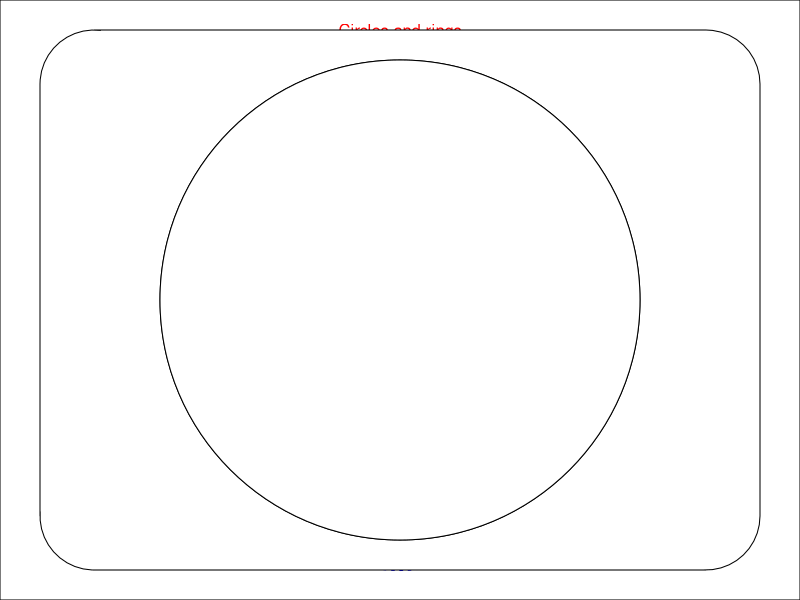
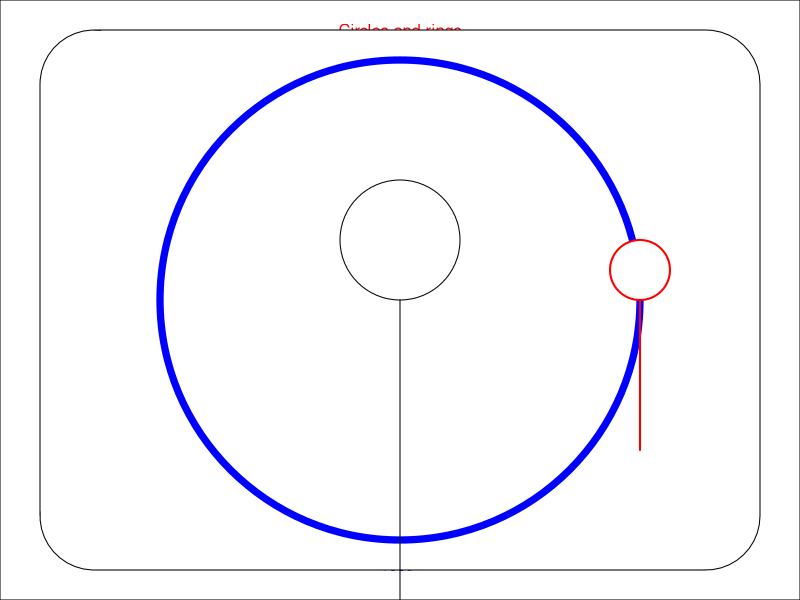
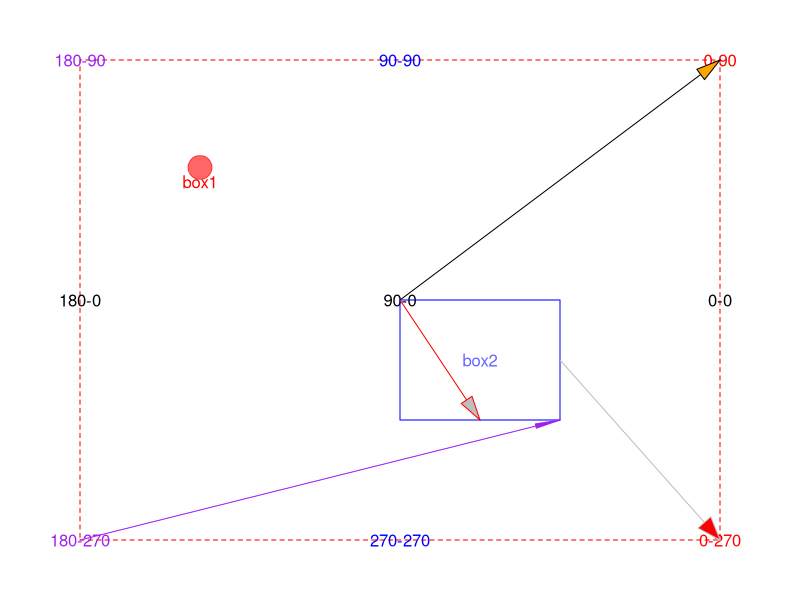
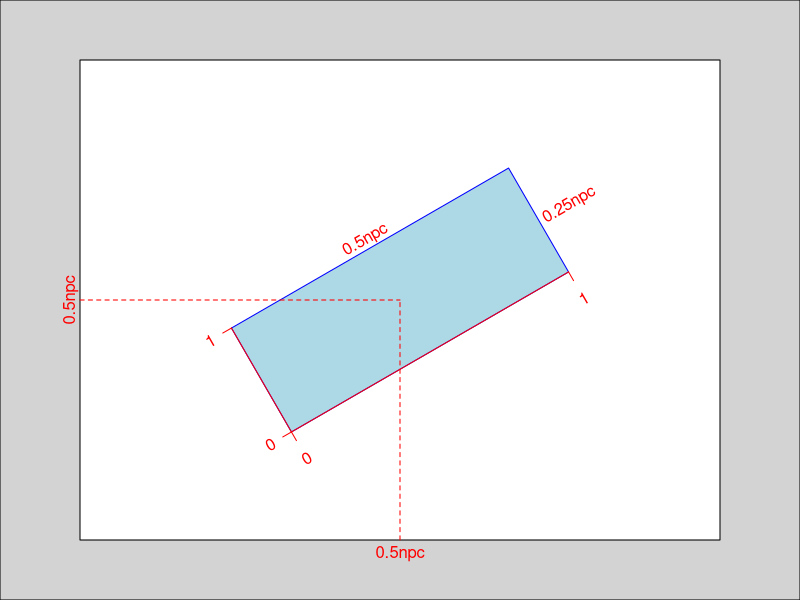
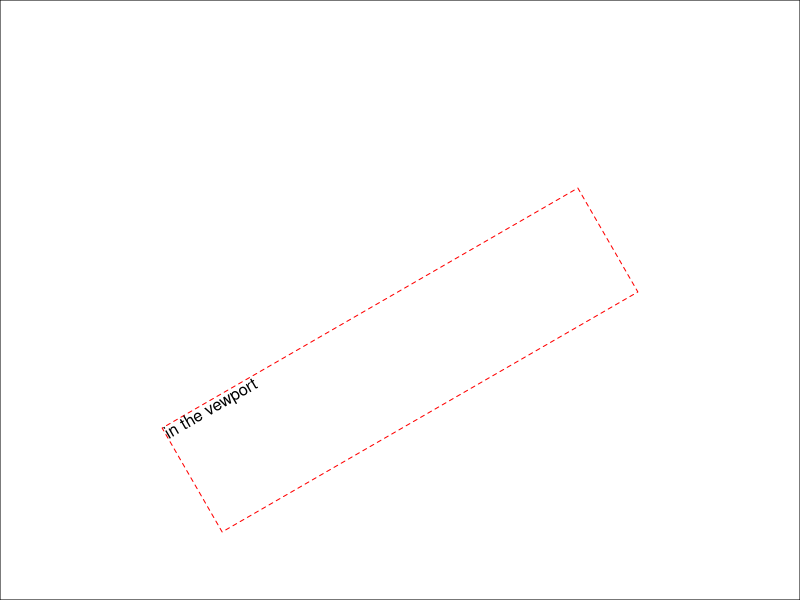
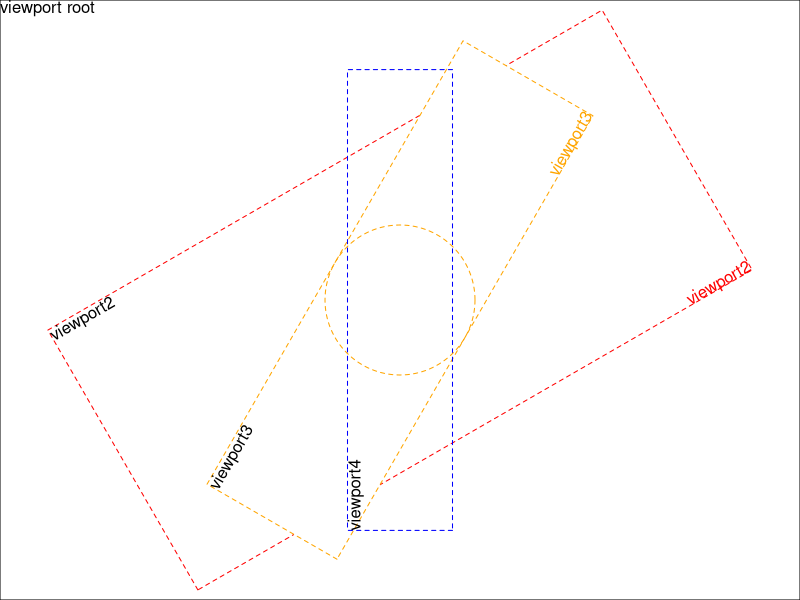
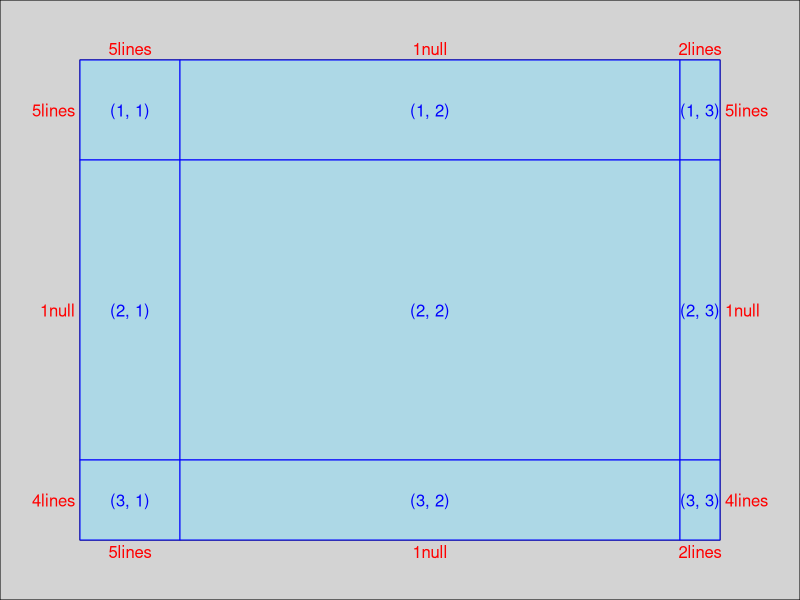
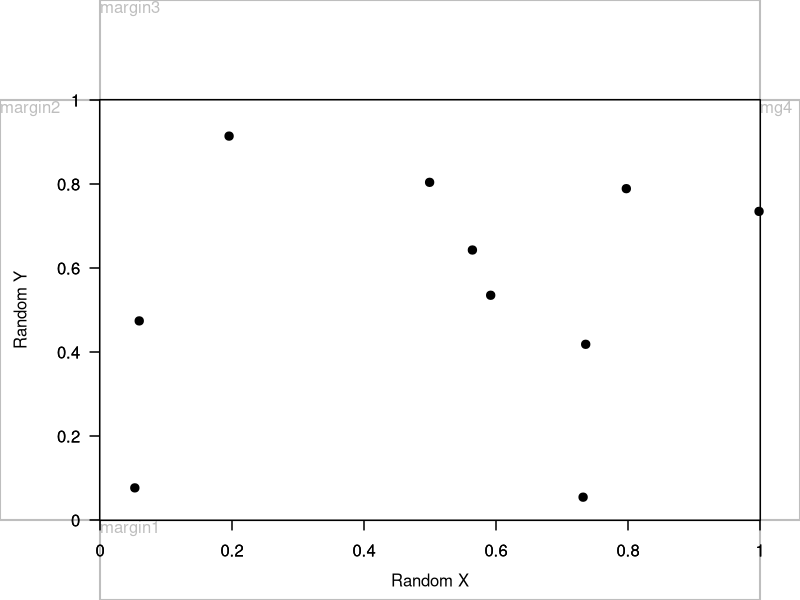

Recreate these plots in R, in order.
## ---- chunk 1
library(grid)
grid.text(label = "Let's us begin!") #默认画到中间

grid.text(label = "2nd line", x=unit(0.1, "npc"), y=0.8,
          just="left", #相对于(x,y)点的左边
          rot = -10, #旋转30度(和数学一致，+为逆时针)
          gp=gpar(col="purple", cex=2, face="bold")) #紫色、2倍、黑体 
## ---- chunk 2
library(grid)
grid.rect() #默认是充满视口(viewport)

# 自定义矩形
grid.rect(
  x=0.5, y=0.8, #设置矩形的位置
  just = "left", #坐标的相对位置
  width=0.4, height=0.2, #宽高
  gp=gpar(col="red", #边框颜色
          lwd=3, # 边框宽度
          fill="#00112200", #填充色 
          lty=2) #边框虚线
)

# 自定义圆
grid.circle(x = 0.5, y = 0.3, r = 0.25,
            gp = gpar(col = "blue", 
                      lty = 3, lwd=2))

## ---- chunk 3
library(grid)
suffix <- c("even", "odd")

for (i in 1:8)
  grid.circle( #画图
    name = paste0("circle.", suffix[i %% 2 + 1]), #名字
    r = (9 - i) / 20, #半径
    gp = gpar(
      col = NA, #边框颜色
      fill = grey(i / 10) #填充颜色
      )
  )

# 在顶部添加文字
vp1=viewport(x=0.5, y=0.95, width=0.3, height=0.15)
pushViewport(vp1)
grid.text("Circles and rings", gp=gpar(col="red"))
upViewport()
## ---- chunk 4
grid.draw(roundrectGrob(width=0.9, height=0.9)) #一行画一个圆角矩形

circ1 <- circleGrob(r=0.4) 
grid.draw(circ1)
## ---- chunk 5
circ1 <- circleGrob(r=0.4, name="circleX") 
grid.draw(circ1)

# 获取对象
obj1=grid.get("circleX") #就是 Grob的name属性

# 编辑对象，接收 gPath
grid.edit(
  "circleX",
  gp = gpar(
    col = "red",
    fill="orange",
    lwd=3
    )
  )
## ---- chunk 6
circ1 <- circleGrob(r=0.4, name="circleX")
circ2=editGrob(circ1, gp = gpar(col="blue", lwd=7) )
grid.draw(circ2)
## ---- chunk 7
candy <- circleGrob(r = 0.1, x = 0.5, y = 0.6)
stick <- segmentsGrob(x0 = 0.5, x1 = 0.5, y0 = 0, y1 = 0.5)
lollipop <- gTree(children = gList(candy, stick)) #组合两个对象

# 一组内可以一起编辑，都设置成红色
lollipop2=editGrob(lollipop, gp=gpar(col="red", lwd=2))

grid.draw(lollipop)

# 新视口
pushViewport( viewport(x=0.8, width=0.5,height = 0.5))
grid.draw(lollipop2)

# 查看树结构
grid.ls(lollipop2)
## ---- chunk 8
grid.newpage()
r1 <- rectGrob(0.5, 0.5, width = 0.8, height = 0.8, 
               #just = c("left", "top"), 
               gp=gpar(col="red", lty=2, fill="#00112200"), name="r1")
grid.draw(r1)

# grobX(obj, theta)# 相对于obj的边界，起始点是obj的中心，转theta角度后在x轴的投影坐标
grid.text("0-0", x=grobX(r1, 0), y=grobY(r1, 0))
grid.text("90-0", x=grobX(r1, 90), y=grobY(r1, 0))
grid.text("180-0", x=grobX(r1, 180), y=grobY(r1, 0))
#grid.text("270-0", x=grobX(r1, 270), y=grobY(r1, 0)) #和90-0重叠
#grid.text("360-0", x=grobX(r1, 360), y=grobY(r1, 0)) #和0-0重叠

# grobY(obj, theta) #相对于obj的中心，旋转theta角度后在y轴边界上的投影坐标
grid.text("0-90", x=grobX(r1, 0), y=grobY(r1, 90), gp=gpar(col="red"))
#grid.text("0-180", x=grobX(r1, 0), y=grobY(r1, 180), gp=gpar(col="red")) #和0-0重叠
grid.text("0-270", x=grobX(r1, 0), y=grobY(r1,270), gp=gpar(col="red")) #和0-0重

# 剩下的坐标轴方位
grid.text("90-90", x=grobX(r1, 90), y=grobY(r1, 90), gp=gpar(col="blue")) #顶部
grid.text("270-270", x=grobX(r1, 270), y=grobY(r1, 270), gp=gpar(col="blue")) #底部

# 其余2个对角线
grid.text("180-90", x=grobX(r1, 180), y=grobY(r1, 90), gp=gpar(col="purple")) #左上角
grid.text("180-270", x=grobX(r1, 180), y=grobY(r1, 270), gp=gpar(col="purple")) #左下角


# 加一个点，使用两种坐标系指定位置
grid.points(x=unit(0.5, "npc")/2, 
            y=grobY(r1, 90)/4, 
            pch=19, size=unit(0.04, "npc"), gp=gpar(col="#FF000099"))
# 点下方添加文字描述
grid.text("box1", 
          x=unit(0.5, "npc")/2, 
          y=grobY(r1, 90)/4 - unit(2, "mm"), 
          just = "top", gp=gpar(col="red") )


# 加一个箭头，中心指向矩形的右上角
grid.segments(0.5, 0.5, grobX(r1, 0), grobY(r1, 90), 
              arrow=arrow(angle=15, type="closed"), 
              gp=gpar(fill="orange"))


# 再加一个矩形2
r2 <- rectGrob(0.5, 0.5, width = 0.2, height = 0.2, 
               just = c("left", "top"), 
               gp=gpar(col="blue", fill="#00112200"), name="r2")
grid.draw(r2)

# 在矩形中间添加文字
grid.text("box2", 
          x=grobX(r2, 90), 
          y=grobY(r2, 0), 
          gp=gpar(col="#0000FF99") )

# 箭头指向，中心指向矩形的下边中点
grid.segments(0.5, 0.5, grobX(r2, 90), grobY(r2, -90), 
              arrow=arrow(angle=15, type="closed"), 
              gp=gpar(fill="grey", col="red")) #红边、灰色填充


# 矩形1的左下角，指向矩形2的右下角
grid.segments(grobX(r1, 180), grobY(r1, -90), 
              grobX(r2, 0), grobY(r2, -90), 
              arrow=arrow(angle=5, type="closed"), 
              gp=gpar(fill="purple", col="purple"))

# 矩形2的右边中点，指向矩形1的右下角，大箭头
grid.segments(grobX(r2, 0), grobY(r2, 0), 
              grobX(r1, 0), grobY(r1, -90), 
              arrow=arrow(angle=20, type="closed"), 
              gp=gpar(fill="red", col="grey"))
## ---- chunk 9
vp1 <- viewport(x = 0.5, y = 0.5, 
                width = 0.5, height = 0.25, 
                angle=30)
grid.show.viewport(vp1)
## ---- chunk 10
grid.newpage()
grid.rect()

# 定义视口
vp1=viewport(
  x=0.5, y=0.4,
  width=0.6, height=0.2,
  angle=30 #逆时针旋转
)
# 把视口推入当前位置，称为当前视口
pushViewport(vp1)
# 在当前视口绘图
grid.rect(gp=gpar(col="red", lty=2))
grid.text("in the vewport", x=0,y=1, just=c("left", "top"))
## ---- chunk 11
grid.newpage()
grid.rect() #第一个视口是默认的
grid.text("viewport root", x=0, y=1, just=c("left", 'top')) #在矩形左上角写字

# 新建视口2，并推入
pushViewport( viewport( width=0.8, height=0.5,  angle=30 ) )
grid.rect(gp=gpar(lty=2, col="red")) #矩形框
grid.text("viewport2", x=0, y=1, just=c("left", 'top')) #在矩形左上角写字

# 继续嵌套视口3
pushViewport( viewport( width=0.8, height=0.5,  angle=30,
              name="vp3")) #视口3有一个名字
grid.rect(gp=gpar(lty=2, col="orange")) #矩形框
grid.text("viewport3", x=0, y=1, just=c("left", 'top')) #在矩形左上角写字

# 继续嵌套视口4
pushViewport( viewport( width=0.9, height=0.7,  angle=30,
              gp=gpar(fill="#00112200") ) ) #视口4填充为透明
grid.rect(gp=gpar(lty=2, col="blue")) #矩形框
grid.text("viewport4", x=0, y=1, just=c("left", 'top')) #在矩形左上角写字

# 返回上一个视口，3
upViewport()
grid.text("viewport3", x=1, y=0, just=c("right", 'bottom'),
          gp=gpar(col="orange")) #在矩形右下角写字

# 返回上一个视口，2
upViewport()
grid.text("viewport2", x=1, y=0, just=c("right", 'bottom'),
          gp=gpar(col="red")) #在矩形右下角写字

# 找到视口名 
seekViewport(name="vp3")
# 在中间添加一个圆
grid.circle(gp=gpar(col="orange", lty=2, fill="#00112200")) #填充为透明
upViewport(0) #回到最顶部


print(current.vpTree())  # 查看当前viewport树结构
## ---- chunk 12
layout <- grid.layout(nrow=3, ncol=3,
                   widths=unit(c(5, 1, 2), c("lines", "null", "lines")),
                   heights=unit(c(5, 1, 4), c("lines", "null", "lines")))

top.vp <-viewport(layout=layout, name="top") # viewport 的 layout参数

grid.show.layout(layout)
## ---- chunk 13
margin1 <- viewport(layout.pos.col = 2, layout.pos.row = 3, name = "margin1") #(3,2)
margin2 <- viewport(layout.pos.col = 1, layout.pos.row = 2, name = "margin2") #(2,1)
margin3 <- viewport(layout.pos.col = 2, layout.pos.row = 1, name = "margin3") #(1,2)
margin4 <- viewport(layout.pos.col = 3, layout.pos.row = 2, name = "margin4") #(2,3)

plot <- viewport(layout.pos.col = 2, layout.pos.row = 2, name = "plot")       #(2,2)
# R用数字来表示位置，数值代表的含义是：1=Buttom，2=Left，3=Top，4=Right，视口被布局分割的分区如下图


splot = vpTree(top.vp, vpList(margin1, margin2, margin3, margin4, plot))
grid.newpage()
pushViewport(splot)
# 1bottom
seekViewport("margin1")
grid.rect(gp=gpar(col="grey", lwd=2))
grid.text("margin1", x=0,y=1,just=c('left','top'), gp=gpar(col="grey"))
# 2left
seekViewport("margin2")
grid.rect(gp=gpar(col="grey", lwd=2))
grid.text("margin2", x=0,y=1,just=c('left','top'), gp=gpar(col="grey"))
# 3top
seekViewport("margin3")
grid.rect(gp=gpar(col="grey", lwd=2))
grid.text("margin3", x=0,y=1,just=c('left','top'), gp=gpar(col="grey"))
# 4right
seekViewport("margin4")
grid.rect(gp=gpar(col="grey", lwd=2))
grid.text("mg4", x=0,y=1,just=c('left','top'), gp=gpar(col="grey"))
# 5 mid
seekViewport("plot")
grid.rect(gp=gpar(col="black", lwd=2))
grid.xaxis()
grid.yaxis()
grid.text("plot", x=0,y=1,just=c('left','top'), gp=gpar(col="grey"))
## ---- chunk 14
library(grid)

layout <- grid.layout(nrow=3, ncol=3,
                      widths=unit(c(5, 1, 2), c("lines", "null", "lines")),
                      heights=unit(c(5, 1, 4), c("lines", "null", "lines")))
#grid.show.layout(layout)

top.vp <-viewport(layout=layout,name="top")
#grid.show.viewport(top.vp)

set.seed(202201)
x <- runif(10)
y <- runif(10)
xscale <- extendrange(x) #grDevices 包基础函数 坐标轴量变留一小段空白
yscale <- extendrange(y)

margin1 <- viewport(layout.pos.col = 2, layout.pos.row = 3, name = "margin1")
margin2 <- viewport(layout.pos.col = 1, layout.pos.row = 2, name = "margin2")
margin3 <- viewport(layout.pos.col = 2, layout.pos.row = 1, name = "margin3")
margin4 <- viewport(layout.pos.col = 3, layout.pos.row = 2, name = "margin4")
plot <- viewport(layout.pos.col = 2, layout.pos.row = 2, name = "plot",xscale = xscale, yscale = yscale)

splot <- vpTree(top.vp, vpList(margin1, margin2, margin3, margin4, plot))
#grid.show.viewport(splot)

pushViewport(splot)

seekViewport("plot")
grid.xaxis()
grid.yaxis()
grid.rect()
grid.points(x, y,pch=20)

seekViewport("margin1")
grid.text("Random X", y = unit(1, "lines"))

seekViewport("margin2")
grid.text("Random Y", x = unit(1, "lines"), rot = 90)
## ---- chunk 15
# step1，创建多个图形
library(grid)
library(ggplot2)
# prepare ggplot charts
p.hist.len <- ggplot(iris) + geom_histogram(aes(x=Sepal.Length))+theme_classic()
p.hist.wid <- ggplot(iris) + geom_histogram(aes(x=Sepal.Width)) + coord_flip()+theme_classic()
p.scatter <- ggplot(iris) + geom_point(aes(x=Sepal.Length, y=Sepal.Width))+theme_classic()

# step2，创建布局，分割视口，并push当前视口
grid.newpage()
pushViewport(viewport(layout = grid.layout(3, 3)))

# step3，把图形输出到布局的不同区域中
print(p.scatter, vp=viewport(layout.pos.row=2:3, layout.pos.col=1:2))
print(p.hist.len, vp=viewport(layout.pos.row=1, layout.pos.col=1:2))
print(p.hist.wid, vp=viewport(layout.pos.row=2:3, layout.pos.col=3))
## ---- chunk 16
# top left panel
grid.newpage()
vp.len <- viewport(x=0, y=0.66, width=0.66, height=0.34, just=c("left", "bottom"))
pushViewport(vp.len)
print(p.hist.len, newpage=F)
upViewport() # 返回父节点

# bottom right panel
vp.wid <- viewport(x=0.66, y=0, width=0.34, height=0.66, just=c("left", "bottom"))
pushViewport(vp.wid)
print(p.hist.wid, newpage=F)
upViewport()

# bottom left panel
vp.scatter <- viewport(x=0, y=0, width=0.66, height=0.66, just=c("left", "bottom"))
pushViewport(vp.scatter)
print(p.scatter, newpage=F)
upViewport()
## ---- chunk 17
grid.newpage()
pushViewport(viewport(name = "A"))
pushViewport(viewport(name = "B"))
pushViewport(viewport(name = "A"))

seekViewport("A")
current.vpTree(FALSE)

# 通过 vpPath() 函数选择B下面的A
seekViewport(vpPath("B", "A"))
current.vpTree(FALSE)

# 所谓的 vp 路径，就是::连起来的 viewport 名字
vpPath("A", "B")
# seekViewport(vpPath("A", "B")) 等价于seekViewport("A::B")
## ---- chunk 18
# 一共wid，居中对齐，共n份，有2个0.5是在外面的，每份长度 wid/(n-1)
grid.newpage()
wid=0.5
n=20 #n越大，渐变色条越细腻
grid.rect(x = unit(seq(0.1, 0.1+wid, length=n), "npc"), #unit(0.5, "npc"),
          y = 0.5,
          width = unit(wid/(n-1), "npc"), height = 0.5,
          just = "center",
          gp = gpar(col = NA, fill =colorRampPalette(c("red", "yellow", "blue"))(n) ) )
grid.lines(x=c(0.1, 0.1), gp=gpar(lty=2))
grid.lines(x=c(0.6, 0.6), gp=gpar(lty=2))
## ---- chunk 19
library(ggplot2)
g_plot=ggplot(mtcars, aes(mpg, disp, color=factor(carb) ))+
  geom_point()+
  facet_grid(~gear)+
  theme_bw()+
  scale_color_manual(name="Carb", values = 2:7)
g_plot
grid.force()
grid.ls()
